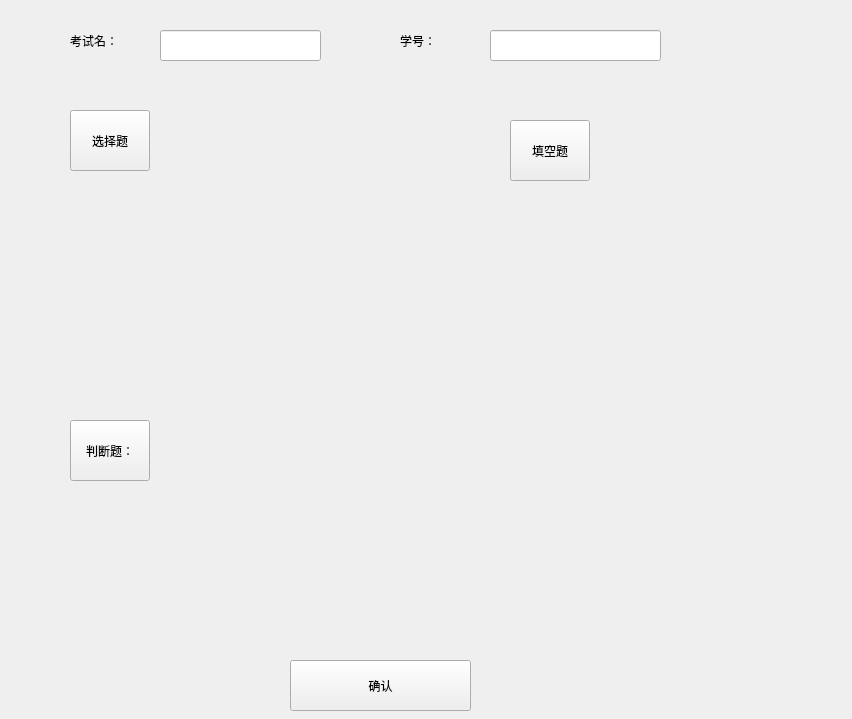
<?xml version="1.0" encoding="UTF-8"?>
<ui version="4.0">
 <class>Upload</class>
 <widget class="QWidget" name="Upload">
  <property name="geometry">
   <rect>
    <x>0</x>
    <y>0</y>
    <width>852</width>
    <height>719</height>
   </rect>
  </property>
  <property name="windowTitle">
   <string>Form</string>
  </property>
  <widget class="QLabel" name="label">
   <property name="geometry">
    <rect>
     <x>70</x>
     <y>20</y>
     <width>81</width>
     <height>41</height>
    </rect>
   </property>
   <property name="text">
    <string>考试名：</string>
   </property>
  </widget>
  <widget class="QLabel" name="label_2">
   <property name="geometry">
    <rect>
     <x>400</x>
     <y>20</y>
     <width>54</width>
     <height>41</height>
    </rect>
   </property>
   <property name="text">
    <string>学号：</string>
   </property>
  </widget>
  <widget class="QLineEdit" name="lineEdit_ID">
   <property name="geometry">
    <rect>
     <x>160</x>
     <y>30</y>
     <width>161</width>
     <height>31</height>
    </rect>
   </property>
  </widget>
  <widget class="QLineEdit" name="lineEdit_name">
   <property name="geometry">
    <rect>
     <x>490</x>
     <y>30</y>
     <width>171</width>
     <height>31</height>
    </rect>
   </property>
  </widget>
  <widget class="QPushButton" name="pushButton_chose">
   <property name="geometry">
    <rect>
     <x>70</x>
     <y>110</y>
     <width>80</width>
     <height>61</height>
    </rect>
   </property>
   <property name="text">
    <string>选择题</string>
   </property>
  </widget>
  <widget class="QPushButton" name="pushButton_fill">
   <property name="geometry">
    <rect>
     <x>510</x>
     <y>120</y>
     <width>80</width>
     <height>61</height>
    </rect>
   </property>
   <property name="text">
    <string>填空题</string>
   </property>
  </widget>
  <widget class="QPushButton" name="pushButton_judgment">
   <property name="geometry">
    <rect>
     <x>70</x>
     <y>420</y>
     <width>80</width>
     <height>61</height>
    </rect>
   </property>
   <property name="text">
    <string>判断题：</string>
   </property>
  </widget>
  <widget class="QLabel" name="label_3">
   <property name="geometry">
    <rect>
     <x>170</x>
     <y>100</y>
     <width>251</width>
     <height>241</height>
    </rect>
   </property>
   <property name="text">
    <string/>
   </property>
  </widget>
  <widget class="QLabel" name="label_4">
   <property name="geometry">
    <rect>
     <x>610</x>
     <y>100</y>
     <width>231</width>
     <height>241</height>
    </rect>
   </property>
   <property name="text">
    <string/>
   </property>
  </widget>
  <widget class="QLabel" name="label_5">
   <property name="geometry">
    <rect>
     <x>170</x>
     <y>390</y>
     <width>251</width>
     <height>211</height>
    </rect>
   </property>
   <property name="text">
    <string/>
   </property>
  </widget>
  <widget class="QPushButton" name="pushButton_ok">
   <property name="geometry">
    <rect>
     <x>290</x>
     <y>660</y>
     <width>181</width>
     <height>51</height>
    </rect>
   </property>
   <property name="text">
    <string>确认</string>
   </property>
  </widget>
 </widget>
 <resources/>
 <connections/>
</ui>
